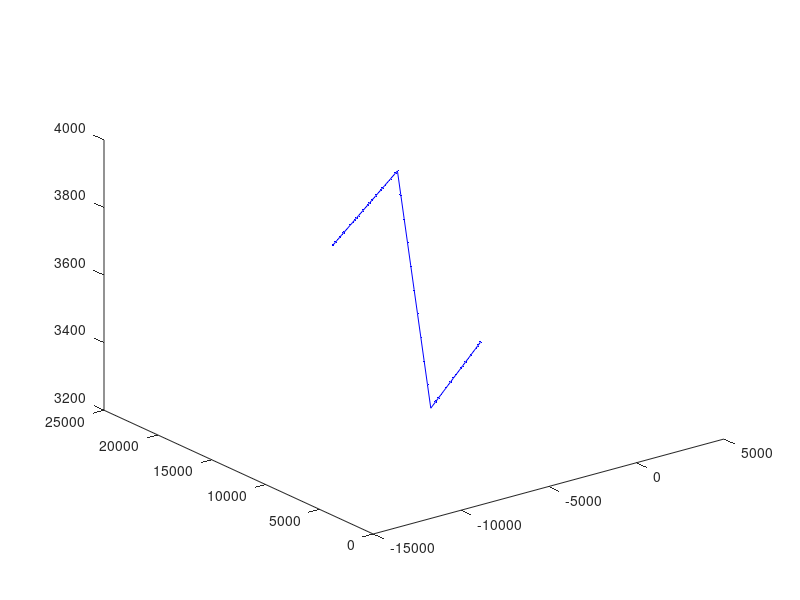
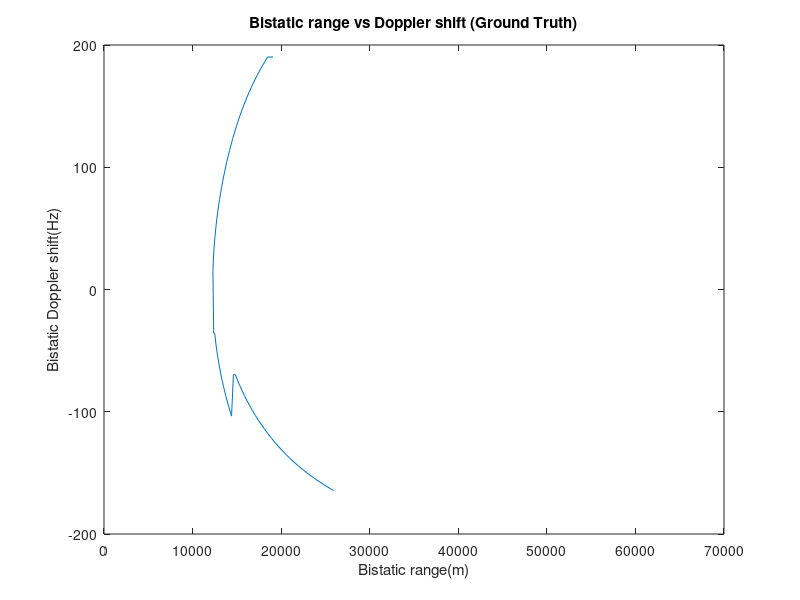

Reproduce these figures in MATLAB, in order. (Note: this script raises an error after producing the figures.)
% This script calculates the Bistatic range(m)  and Doppler(Hz) From
% Bistatic setup
% Simulation
% Author: Itumeleng Malemela

%The Positions are all in the format Below
%[x,y,z] where x,y,z are the coordinates in meters in the Cartesian Coordinate System

wavelength = 299792458/94e6;

%Transmitter Position
Tx_Pos=[6440;10760;1056];
%Reference Reciever Position 
RefRx_Pos=[0;0;1000];

%Surveillance Reciever Position 
SurvRx_Pos=[0;1;1000];

%Target Positions

%Single Target Scenario 
%TargetPos = [[4000;18000;3600;],[-2000;3000;1600]];
%TargetWayPoints =[0,60];

%Lane Change Maneuver Scenario 
TargetPos = [[3806;20680;3200;],[-3116;14010;3200],[-6884;10971;4000],[-14979;3765;4000]];
TargetWayPoints =[0,20,30,60];

%Landing Maneuver
%TargetPos = [[4000;18000;2000;],[-1000;8000;1700],[-1500;6000;1500],[-1000;4000;1300],[0;4000;1100],[500;6000;1000]];
%TargetWayPoints =[0,30,38,45,50,60];

%360 Maneuver
%TargetPos = [[4000;18000;2000;],[-8528;13851;2000],[-12354;15339;2000],[-7997;17783;2000],[-13311;11938;2000],[-20431;9706;2000]];
%TargetWayPoints =[0,35,50,75,95,120];

UpdateInterval = 1;

Baseline = norm(RefRx_Pos - Tx_Pos);

SimulationTime = TargetWayPoints(end)-TargetWayPoints(1)+1;

bistatic_ranges = [];
bistatic_doppler_shifts = [];

% Perform cubic interpolation to estimate target positions between waypoints

%coeffs = spline(TargetWayPoints, TargetPos);
%interpolated_positions = ppval(coeffs, time_intervals);
prev_total_range=eps;

interp_positions =[];
interpolated_positions = [];
LastPosition  =[];
LastPositionIndex =[];
% Loop through each waypoint section
for i = 1:numel(TargetWayPoints)-1

    time_intervals = TargetWayPoints(i)-1:UpdateInterval:TargetWayPoints(i+1); 

    % Extract waypoints and positions for the current section
    section_waypoints = TargetWayPoints(i:i+1);
    section_positions = TargetPos(:, i:i+1);
    
    % Calculate cubic spline interpolation coefficients for the current section
    coeffs = spline(section_waypoints, section_positions);

    % Evaluate the cubic spline interpolation at the specified time intervals for the current section
    section_interpolated_positions = ppval(coeffs, time_intervals);
    
    % Append the interpolated positions for the current section to the result
    if i >1
        interpolated_positions = section_interpolated_positions(:,3:end);
    else
        interpolated_positions = section_interpolated_positions(:,2:end);
    end

    Target_at_mnus_1=section_interpolated_positions(:, 1);
    prev_total_range = 0;

    % Loop through all the interpolated positions (excluding the last one)
    for position_index = 1:size(interpolated_positions, 2)
        % Delta-Time: time taken in position section
        
        Target_Pos_1 = interpolated_positions(:, position_index);
        interp_positions = [interp_positions Target_Pos_1];
        % Calculate the distance between target and transmitter
        range_tx_target = norm(Target_Pos_1 - Tx_Pos);
        
        % Calculate the distance between target and reference receiver
        range_ref_target = norm(Target_Pos_1 - RefRx_Pos);
        
        % Calculate the distance between target and surveillance receiver
        range_surv_target = norm(Target_Pos_1 - SurvRx_Pos);
        
        total_range = range_tx_target + range_ref_target;
        
        % Calculate the bistatic ranges
        bistatic_range_ref = range_tx_target + range_ref_target - Baseline;
        bistatic_range_surv = range_tx_target + range_surv_target - Baseline;
        
        % Store the bistatic ranges in the matrix
        bistatic_ranges(end+1) = bistatic_range_ref;
        
        % Calculate the rate of change of the total range with respect to time
        d_total_range_dt = (total_range - prev_total_range) / UpdateInterval;
        prev_total_range = total_range;
        
        % Calculate the Doppler shift
        doppler_shift = - (1 / wavelength) * (d_total_range_dt);
        bistatic_doppler_shifts(end+1)=doppler_shift;

        if position_index==2
            bistatic_doppler_shifts(end-1)=doppler_shift;
        end
    
    end
end

figure(2)

plot3(interp_positions(1, :), interp_positions(2, :), interp_positions(3, :), 'b.-');

figure(3);
plot(bistatic_ranges,bistatic_doppler_shifts);
title('Bistatic range vs Doppler shift (Ground Truth)');
xlabel('Bistatic range(m)');
ylabel('Bistatic Doppler shift(Hz)');
xlim([0 7e4]);
ylim([-200 200]);

if exist('../true_data.h5', 'file')
    delete('../true_data.h5');
end

% Save bistatic ranges and Doppler shifts to an HDF5 file
h5create('../true_data.h5', '/bistatic_ranges', size(bistatic_ranges));
h5write('../true_data.h5', '/bistatic_ranges', bistatic_ranges);

h5create('../true_data.h5', '/doppler_shifts', size(bistatic_doppler_shifts));
h5write('../true_data.h5', '/doppler_shifts', bistatic_doppler_shifts);

%interpolated_positions = interp1(TargetWayPoints, TargetPos', time_intervals, 'spline')';
%padded_TargetPos = [zeros(1, size(TargetPos, 2)); TargetPos; zeros(1, size(TargetPos, 2))];
%extended_TargetWayPoints = [TargetWayPoints(1) - 1, TargetWayPoints, TargetWayPoints(end) + 1];

% Calculate spline coefficients with padded data
%coeffs = spline(extended_TargetWayPoints, padded_TargetPos);